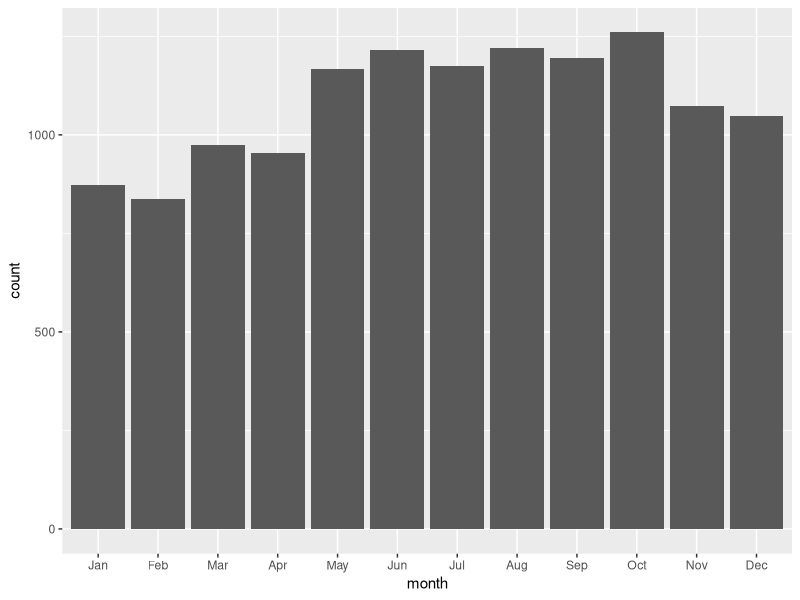
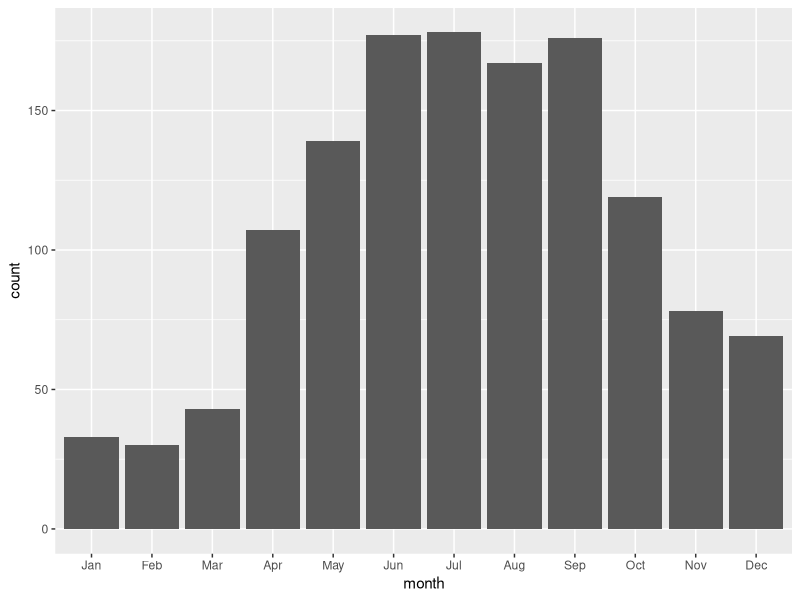
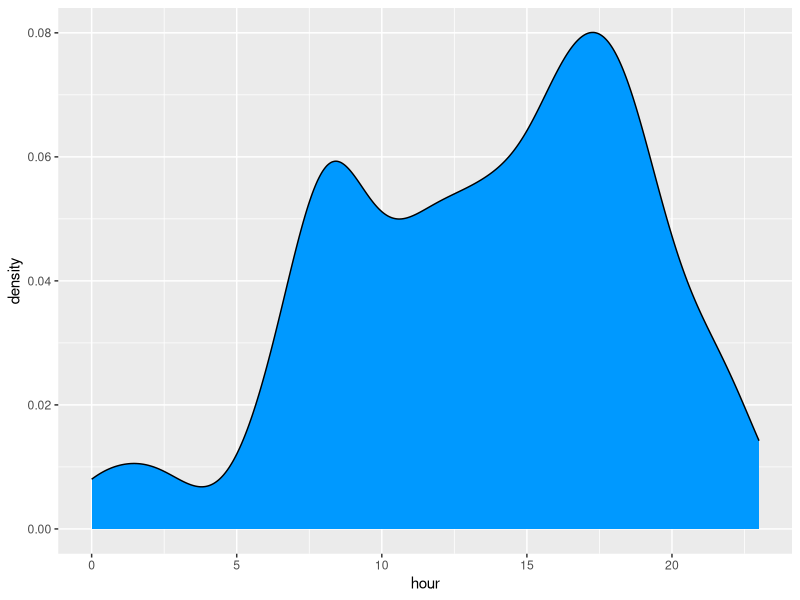
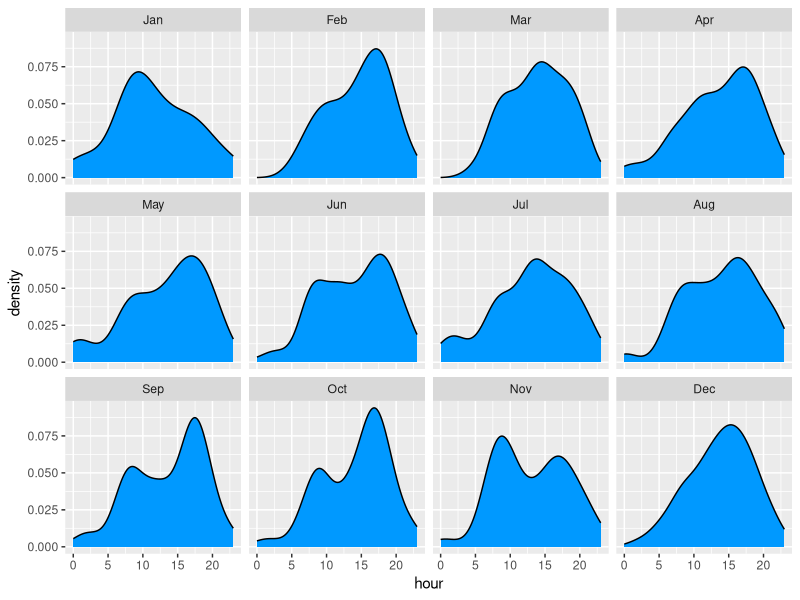
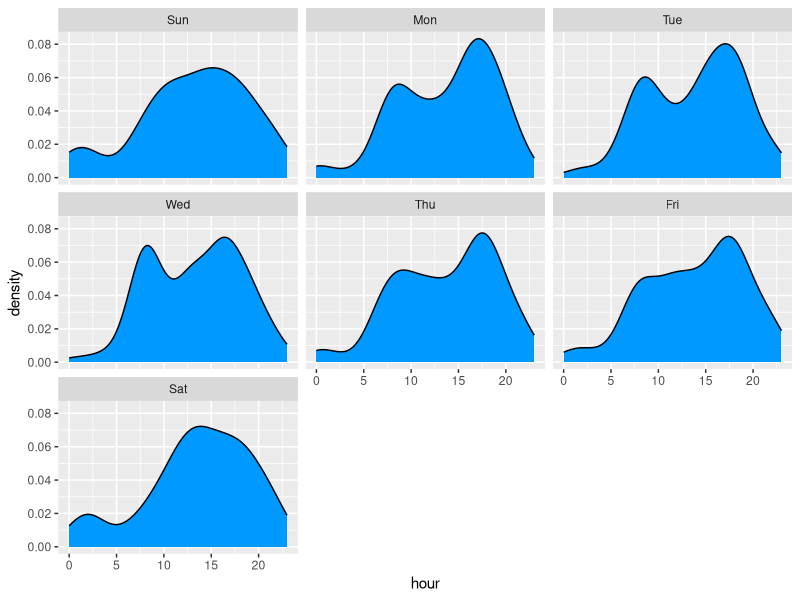

These charts were generated, in order, by the following R code:
## ---- chunk 1
library(readr)
library(dplyr)
library(lubridate)
library(ggplot2)
## ---- chunk 2
crash <- read_csv("crash_sept.csv")
## ---- chunk 3
temp <- crash %>%
  mutate(year = year(dispatch_ts), month = month(dispatch_ts, label = TRUE), day = day(dispatch_ts),
         wday = wday(dispatch_ts, label = TRUE), hour = hour(dispatch_ts))
## ---- chunk 4
temp %>%
  filter(year != 2018) %>%
  mutate(mode_type = as.factor(mode_type)) %>%
  group_by(mode_type) %>%
  ggplot() +
  geom_bar(aes(month))
## ---- chunk 5
temp %>%
  filter(mode_type == "bike" & year != 2018) %>%
  ggplot() +
  geom_histogram(aes(month), stat ="count")
## ---- chunk 6
temp %>%
  filter(mode_type == "bike" & year != 2018) %>%
  ggplot(aes(hour)) +
  geom_density(fill="#0099FF")
## ---- chunk 7
temp %>%
  filter(mode_type == "bike" & year != 2018) %>%
  group_by(month) %>%
  ggplot(aes(hour)) +
  geom_density(fill = "#0099FF") +
  facet_wrap(~ month)
## ---- chunk 8
temp %>%
  filter(mode_type == "bike" & year != 2018) %>%
  group_by(wday) %>%
  ggplot(aes(hour)) +
  geom_density(fill = "#0099FF") +
  facet_wrap(~ wday)
